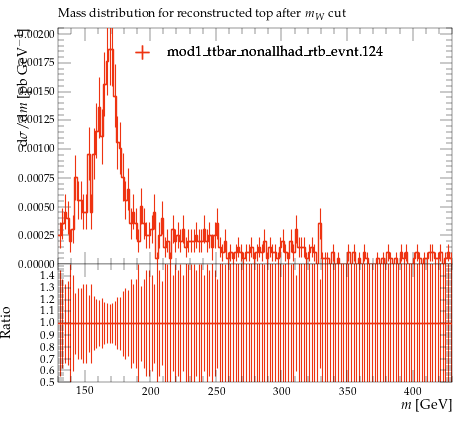

Source code (Python):
#! /usr/bin/env python

# This Python script was auto-generated using YODA v2.0.2.
# Analysis object: /MC_TTBAR/onelep_t_mass_W_cut
# Timestamp: 07-08-2026 (10:19:45)

import matplotlib as mpl
import matplotlib.pyplot as plt
mpl.use('Agg') # comment out for interactive use
import os
import numpy as np

plotDir = os.path.split(os.path.realpath(__file__))[0]
if 'YODA_USER_PLOT_PATH' in globals():
    plot_outdir = globals()['YODA_USER_PLOT_PATH']
else:
    plot_outdir = plotDir

#plot style
plt.style.use(os.path.join(plotDir, '../default.mplstyle'))
# plot metadata
figW, figH = plt.rcParams['figure.figsize']
ax_xLabel = r'$m$ [GeV]'
ax_yLabel = r'$\mathrm{d}\sigma/\mathrm{d}m$ [pb GeV$^{-1}$]'
ax_title  = r'Mass distribution for reconstructed top after $m_W$ cut'
ax_xScale = 'linear'
ax_yScale = 'linear'
xLims = (130.0, 430.0)
yLims = (0.0, 0.0020551949)

# TeX-friendly labels for the legend
labels = {
    'legend' : ([ r"mod1\_ttbar\_nonallhad\_rtb\_evnt.124" ], r""),
}

# Adjust canvas width and height
canvasW = 10.0
canvasH = 9.0
figW *= canvasW/10.
figH *= canvasH/9.

# Create figure and axis objects
fig, (ax, ratio0_ax) = plt.subplots(2, 1, sharex=True,
                  figsize=(figW,figH), gridspec_kw={'height_ratios': (6.0, 3.0)})

# Set figure margins
plt.subplots_adjust(
    left   = 1.0 * plt.rcParams['figure.subplot.left'],
    right  = 1.0 * plt.rcParams['figure.subplot.right'],
    top    = 1.0 * plt.rcParams['figure.subplot.top'],
    bottom = 1.0 * plt.rcParams['figure.subplot.bottom'])

ratio0_ax.yaxis.set_major_locator(mpl.ticker.MultipleLocator(0.1))
ratio0_ax.set_ylim(0.5, 1.4999)
ratio0_ax.set_ylabel('Ratio')

# the numerical data is stored in a separate file
dataf = dict()
prefix = os.path.split(__file__)[0]
if prefix:    prefix = prefix + '/'
exec(open(prefix+'onelep_t_mass_W_cut__data.py').read(), dataf)


legend_handles = dict() # keep track of handles for the legend

# style options for curves
# starts at zorder>=5 to draw curve on top of legend
styles = {
  'mod1_ttbar_nonallhad_rtb_evnt.124.yoda.gz': {
    'color' : '#EE3311',
    'linestyle' : '-',
    'linewidth' : 1,
    'marker' : 'none',
    'markersize' : 2,
    'capsize' : 0.0,
    'zorder' : 5,
    'histstyle' : 1,
    'drawstyle' : 'steps-pre',
    'xerrorbars' : 1,
    'yerrorbars' : 1,
    'fillcolor' : None,
    'fillopacity' : 1.0,
    'ratio0_linestyle' : '-',
    'ratio0_linewidth' : 1,
    'ratio0_marker' : 'none',
    'ratio0_markersize' : 2,
    'ratio0_capsize' : 0.0,
    'ratio0_zorder' : 5,
    'ratio0_histstyle' : 1,
    'ratio0_drawstyle' : 'steps-pre',
    'ratio0_xerrorbars' : 1,
    'ratio0_yerrorbars' : 1,
  },
}

# curve from input yoda files in main panel
for label, yvals in dataf['yvals'].items():
    if all(np.isnan(v) for v in dataf['yvals'][label]):
        continue
    tmp = None
    if styles[label]['histstyle']: # draw as histogram
        xpos = dataf['xedges'][label] if styles[label]['drawstyle'] else dataf['xpoints'][label]
        ypos = np.insert(yvals, 0, yvals[0]) if styles[label]['drawstyle'] else yvals
        if styles[label]['fillcolor']: # fill area below curve
            ax.fill_between(xpos, ypos, step='pre',
                            color=styles[label]['fillcolor'],
                            alpha=styles[label]['fillopacity'])
        tmp, = ax.plot(xpos, ypos,
                       color=styles[label]['color'],
                       linestyle=styles[label]['linestyle'],
                       linewidth=styles[label]['linewidth'],
                       drawstyle=styles[label]['drawstyle'], solid_joinstyle='miter',
                       zorder=styles[label]['zorder'], label=label)
    tmp = ax.errorbar(dataf['xpoints'][label], yvals,
                      xerr=np.array(dataf['xerrs'][label])*styles[label]['xerrorbars'],
                      yerr=np.array(dataf['yerrs'][label])*styles[label]['yerrorbars'],
                      fmt=styles[label]['marker'], capsize=styles[label]['capsize'],
                      markersize=styles[label]['markersize'],
                      ecolor=styles[label]['color'],
                      color=styles[label]['color'], zorder=styles[label]['zorder'])
    tmp[-1][0].set_linestyle(styles[label]['linestyle'])
    tmp[-1][0].set_linewidth(styles[label]['linewidth'])
    if label in dataf['add_legend_handle']:  legend_handles[label] = tmp
    for varLabel in dataf['variation_yvals'].keys():
        if varLabel.startswith(label):
            tmp, = ax.plot(dataf['xedges'][label], dataf['variation_yvals'][varLabel],
                           color=styles[label]['color'],
                           linestyle=styles[label]['linestyle'],
                           linewidth=styles[label]['linewidth'],
                           drawstyle='steps-pre', solid_joinstyle='miter',
                           zorder=styles[label]['zorder'], alpha=0.5)


# plots on ratio panel
# curve from input yoda files in ratio panel
for label, yvals in dataf['ratio0_yvals'].items():
    if all(np.isnan(v) for v in yvals):
        continue
    if styles[label]['ratio0_histstyle']: # plot as histogram
        xpos = dataf['xedges']['mod1_ttbar_nonallhad_rtb_evnt.124.yoda.gz'] if styles[label]['ratio0_drawstyle'] else dataf['xpoints']['mod1_ttbar_nonallhad_rtb_evnt.124.yoda.gz']
        ypos = np.insert(yvals, 0, yvals[0]) if styles[label]['ratio0_drawstyle'] else yvals
        ratio0_ax.plot(xpos, ypos,
                       color=styles[label]['color'],
                       linewidth=styles[label]['linewidth'],
                       linestyle=styles[label]['ratio0_linestyle'],
                       drawstyle=styles[label]['ratio0_drawstyle'], zorder=styles[label]['zorder'],
                       solid_joinstyle='miter')
    tmp = ratio0_ax.errorbar(dataf['xpoints']['mod1_ttbar_nonallhad_rtb_evnt.124.yoda.gz'], yvals,
                             xerr=np.array(dataf['ref_xerrs'])*styles[label]['ratio0_xerrorbars'],
                             yerr=np.array(dataf['ratio0_yerrs'][label])*styles[label]['ratio0_yerrorbars'],
                             fmt=styles[label]['ratio0_marker'], capsize=styles[label]['ratio0_capsize'],
                             markersize=styles[label]['ratio0_markersize'],
                             ecolor=styles[label]['color'],
                             color=styles[label]['color'])
    tmp[-1][0].set_linestyle(styles[label]['ratio0_linestyle'])
    tmp[-1][0].set_linewidth(styles[label]['ratio0_linewidth'])

    for varlabel in dataf['ratio0_variation_vals'].keys():
        if varlabel.startswith(label):
            ratio0_ax.plot(dataf['xedges']['mod1_ttbar_nonallhad_rtb_evnt.124.yoda.gz'],
                            dataf['ratio0_variation_vals'][varlabel],
                            color=styles[label]['color'],
                            linestyle=styles[label]['linestyle'],
                            linewidth=styles[label]['linewidth'],
                            drawstyle='steps-pre', solid_joinstyle='miter',
                            zorder=1, alpha=0.5)

legend_items = list(legend_handles.values())
ax.add_artist(ax.legend(legend_items,
                        labels['legend'][0],
                        title=labels['legend'][1],
                        alignment='left',
                        loc='upper center',
                        bbox_to_anchor=(0.5, 0.97)))

# set plot metadata as defined above
ratio0_ax.set_xlabel(ax_xLabel)
ratio0_ax.xaxis.set_label_coords(1., -0.15)
ax.set_ylabel(ax_yLabel, ha='right', va='top')
ax.yaxis.set_label_coords(-0.11, 1.0)
ax.set_title(ax_title, loc='left')
ax.set_xscale(ax_xScale)
ax.set_yscale(ax_yScale)
ax.set_xlim(xLims)
ax.set_ylim(yLims)

# tick formatting
plt.rcParams['xtick.top'] = True
plt.rcParams['ytick.right'] = True
fig.align_ylabels((ax, ratio0_ax))
plt.savefig(os.path.join(plot_outdir, 'onelep_t_mass_W_cut.pdf'), format='PDF')
plt.savefig(os.path.join(plot_outdir, 'onelep_t_mass_W_cut.png'), format='PNG')

plt.close(fig)
